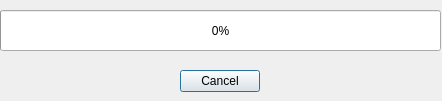
<?xml version="1.0" encoding="UTF-8"?>
<ui version="4.0">
 <class>Process_bar</class>
 <widget class="QDialog" name="Process_bar">
  <property name="geometry">
   <rect>
    <x>0</x>
    <y>0</y>
    <width>442</width>
    <height>101</height>
   </rect>
  </property>
  <property name="windowTitle">
   <string>Dialog</string>
  </property>
  <widget class="QProgressBar" name="progressBar">
   <property name="geometry">
    <rect>
     <x>0</x>
     <y>10</y>
     <width>441</width>
     <height>41</height>
    </rect>
   </property>
   <property name="sizePolicy">
    <sizepolicy hsizetype="Preferred" vsizetype="Fixed">
     <horstretch>0</horstretch>
     <verstretch>0</verstretch>
    </sizepolicy>
   </property>
   <property name="font">
    <font>
     <kerning>false</kerning>
    </font>
   </property>
   <property name="whatsThis">
    <string/>
   </property>
   <property name="layoutDirection">
    <enum>Qt::RightToLeft</enum>
   </property>
   <property name="autoFillBackground">
    <bool>true</bool>
   </property>
   <property name="value">
    <number>0</number>
   </property>
   <property name="alignment">
    <set>Qt::AlignCenter</set>
   </property>
   <property name="orientation">
    <enum>Qt::Horizontal</enum>
   </property>
   <property name="invertedAppearance">
    <bool>true</bool>
   </property>
   <property name="textDirection">
    <enum>QProgressBar::TopToBottom</enum>
   </property>
  </widget>
  <widget class="QPushButton" name="pushButton">
   <property name="geometry">
    <rect>
     <x>180</x>
     <y>70</y>
     <width>80</width>
     <height>22</height>
    </rect>
   </property>
   <property name="text">
    <string>Cancel</string>
   </property>
  </widget>
 </widget>
 <resources/>
 <connections/>
</ui>
